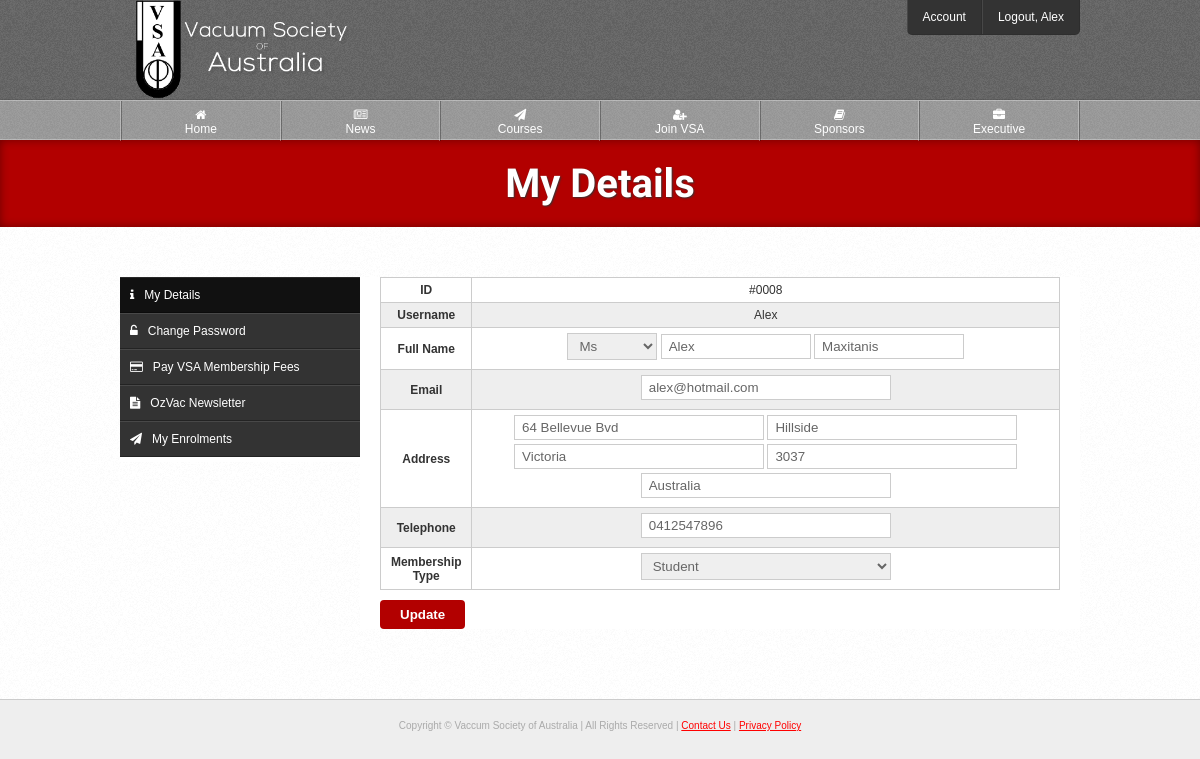
Screenshot of /source/account/details.php (signed in) with the database file from the repository.
### tables this page shows
CREATE TABLE IF NOT EXISTS `users` (
  `id` int(10) NOT NULL AUTO_INCREMENT,
  `username` varchar(20) NOT NULL,
  `password` varchar(70) NOT NULL,
  `email` varchar(100) NOT NULL,
  `title` varchar(6) NOT NULL,
  `fname` varchar(30) NOT NULL,
  `lname` varchar(40) NOT NULL,
  `address` varchar(80) NOT NULL,
  `suburb` varchar(50) NOT NULL,
  `state` varchar(50) NOT NULL,
  `postcode` int(10) NOT NULL,
  `country` varchar(50) NOT NULL,
  `telephone` varchar(20) NOT NULL,
  `fax` varchar(20) DEFAULT NULL,
  `website` varchar(100) DEFAULT NULL,
  `company` varchar(150) DEFAULT NULL,
  `blocked` enum('0','1') NOT NULL,
  `type` enum('1','2','3','4') NOT NULL,
  `active` enum('0','1') NOT NULL,
  `level` enum('1','2') NOT NULL,
  `password_reset` enum('0','1') NOT NULL,
  `activation_code` varchar(40) NOT NULL,
  `reset_code` varchar(100) NOT NULL,
  `payment_made` enum('0','1') NOT NULL,
  `date_created` varchar(100) NOT NULL,
  `payment_due_date` varchar(100) NOT NULL,
  `course_member_expiry` varchar(100) NOT NULL,
  PRIMARY KEY (`id`),
  FULLTEXT KEY `username` (`username`)
);

### source/classes/User.php (called while the page is built, shortened)
<?php
class User extends Pagination {
	public static function getUsername($id) {
		$q = DB::$db->prepare("
			SELECT username
			FROM users
			WHERE id = :id
		") or die(SQL_ERROR);
		$q->execute([':id' => $id]);
		$c = $q->rowCount();
		$r = $q->fetch(PDO::FETCH_OBJ);
		return ($c != 0) ? $r->username : "Unknown";
	}
	public function get($id) {
		$id = (int)$id;
		$q = DB::$db->prepare("
			SELECT *, users.id
			FROM users
			INNER JOIN membership_types
			ON membership_types.id = users.type
			WHERE users.id = :id
		") or die(SQL_ERROR);
		$q->execute([':id' => $id]);
		$r = $q->fetch(PDO::FETCH_OBJ);
		$this->data = $r;
		return $this->data;
	}
}

### source/classes/Template.php (called while the page is built, shortened)
<?php
class Template {
	private $page;
	public function setActivePage($prefix = null) {
		$page = explode("/", $_SERVER['PHP_SELF']);
		$page = end($page);
		$page = explode(".", $page);
		$page = current($page);
		$this->page = $prefix.$page;
	}
	public function getActivePage() {
		return $this->page;
	}
}

### source/account/details.php (the view, shortened to what this page needs)
<?php
$t = new Template("acc_");
$t->setTitle("My Details");
$_user = new User;
$user = $_user->get($_SESSION['logged']);
include $t->load("template/head.php");
?>
<?php
include $t->load("template/header.php");
?>
	<div id="page-heading">
		<h1>My Details</h1>
	</div>
	<div class="outer-wrapper white">
		<div class="inner-wrapper">
			<?php include $t->load("template/account-nav.php"); ?>
			<section class="right-main">
				<form id="form">
					<table class="style">
						<tr>
							<th>ID</th>
							<td>#<?=str_pad($user->id, 4, 0, STR_PAD_LEFT);?></td>
						</tr>
						<tr>
							<th>Username</th>
							<td><?=$user->username;?></td>
						</tr>
						<tr>
							<th>Full Name</th>
							<td>
								<select name="title" style="width: 90px;">
									<option value="Ms" <?=($user->title == 'Ms') ? 'selected' : null;?>>Ms</option>
								</select>
								<input type="text" name="fname" value="<?=$user->fname;?>" placeholder="First Name" style="width: 150px;">
								<input type="text" name="lname" value="<?=$user->lname;?>" placeholder="Last Name" style="width: 150px;">
							</td>
						</tr>
						<tr>
							<th>Email</th>
							<td><input type="text" name="email" id="email" value="<?=$user->email;?>" placeholder="Email"></td>
						</tr>
						<tr>
							<th>Address</th>
							<td>
								<input type="text" name="address" value="<?=$user->address;?>" placeholder="Address">
								<input type="text" name="suburb" value="<?=$user->suburb;?>" placeholder="Suburb">
								<input type="text" name="state" value="<?=$user->state;?>" placeholder="State">
								<input type="text" name="postcode" value="<?=$user->postcode;?>" placeholder="Postcode">
								<input type="text" name="country" value="<?=$user->country;?>" placeholder="Country">
							</td>
						</tr>
						<tr>
							<th>Telephone</th>
							<td><input type="text" name="telephone" value="<?=$user->telephone;?>" placeholder="Telephone"></td>
						</tr>
						<tr>
							<th>Membership Type</th>
							<td>
								<select name="type">
									<option value="1" <?=($user->type == '1') ? 'selected' : null;?>>Student</option>
								</select>
							</td>
						</tr>
					</table>
					<input type="submit" name="update" id="update" value="Update">
				</form>
			</section>
		</div>
	</div>
<?php include $t->load("template/footer.php"); ?>

### source/template/header.php (shortened to what this page needs)
</head>
	<body>
		<header id="fixed">
			<div id="header">
				<div class="inner-wrapper">
					<a href="<?=PATH;?>"><img src="<?=PATH;?>img/vsa-logo.png" id="banner-logo" alt="Vaccum Society of Australia"></a>
					<?php if(isset($_SESSION['admin'])): ?>
						<nav class="top-nav">
							<ul>
								<li><a href="<?=PATH;?>cp/update-welcome">Control Panel</a></li>
								<li><a href="<?=PATH;?>logout?url=<?=$_SERVER['REQUEST_URI'];?>">Logout, <?=User::getUsername($_SESSION["logged"]);?></a></li>
								<div class="clear"></div>
							</ul>
						</nav>
					<?php elseif(isset($_SESSION['logged'])): ?>
						<nav class="top-nav">
							<ul>
								<li><a href="<?=PATH;?>account/details">Account</a></li>
								<li><a href="<?=PATH;?>logout?url=<?=$_SERVER['REQUEST_URI'];?>">Logout, <?=User::getUsername($_SESSION["logged"]);?></a></li>
							</ul>
						</nav>
					<?php else: ?>
						<div class="login-btn-wrapper">
							<a href="<?=PATH;?>login" class="login-btn"><img src="<?=PATH;?>img/login-btn.png"></a>
						</div>
					<?php endif; ?>
				</div>
			</div>
			<nav class="main-nav">
				<div class="inner-wrapper">
					<ul>
						<li><a href="<?=PATH;?>"<?=($t->getActivePage() == 'index') ? ' class="active"' : null;?>><i class="fa fa-home"></i><br>Home</a></li>
						<li><a href="<?=PATH;?>news"<?=($t->getActivePage() == 'news') ? ' class="active"' : null;?>><i class="fa fa-newspaper-o"></i><br>News</a></li>
						<li><a href="<?=PATH;?>courses"<?=($t->getActivePage() == 'courses' || $t->getActivePage() == 'apply-course') ? ' class="active"' : null;?>><i class="fa fa-paper-plane"></i><br>Courses</a></li>
						<li><a href="<?=PATH;?>join"<?=($t->getActivePage() == 'join') ? ' class="active"' : null;?>><i class="fa fa-user-plus"></i><br>Join VSA</a></li>
						<li><a href="<?=PATH;?>sponsors"<?=($t->getActivePage() == 'sponsors') ? ' class="active"' : null;?>><i class="fa fa-book"></i><br>Sponsors</a></li>
						<li><a href="<?=PATH;?>executive"<?=($t->getActivePage() == 'executive') ? ' class="active"' : null;?>><i class="fa fa-briefcase"></i><br>Executive</a></li>
					</ul>
				</div>
			</nav>
		</header>

### source/css/layout.css (style rules this page uses)
header, footer, nav { display: block; }
* { box-sizing: border-box; margin: 0; padding: 0; }
body { margin: 0; padding: 0; background: #EEE; font-family: arial, sans-serif; font-size: 12px; color: #333; }
.inner-wrapper { max-width: 960px; margin: 0 auto; position: relative; }
.outer-wrapper { padding: 50px 0px; border-bottom: 1px solid #CCC; }
.white { background: url("../img/content-bg.png"); }
#header { height: 100px; background: url("../img/header-bg.png"); border-bottom: 1px solid rgba(0,0,0,.1); }
#banner-logo { margin-top: -2px; height: 102px; }
.main-nav { height: 40px; background: url("../img/main-nav-bg.png"); font-size: 12px; border-top: 1px solid rgba(255,255,255,.3); border-bottom: 1px solid rgba(255,255,255,.3); display: block; }
.main-nav ul { margin: 0; padding: 0; border-left: 1px solid rgba(255,255,255,.3); border-right: 1px solid rgba(0,0,0,.3); }
.main-nav ul li { list-style-type: none; display: inline; float: left; width: 16.666%; text-align: center; }
.main-nav li a { display: block; color: #FFF; text-decoration: none; padding: 7px 15px; height: 40px; transition: .2s linear; border-left: 1px solid rgba(0,0,0,.3); border-right: 1px solid rgba(255,255,255,.3); }
.top-nav { position: absolute; right: 0; top: 0; background: #333; border-bottom: 1px solid rgba(0,0,0,.1); -webkit-border-radius: 0 0 5px 5px; -moz-border-radius: 0 0 5px 5px; -ms-border-radius: 0 0 5px 5px; -o-border-radius: 0 0 5px 5px; border-radius: 0 0 5px 5px; overflow: hidden; }
.top-nav ul { margin: 0; padding: 0; }
.top-nav ul li { list-style-type: none; display: inline; float: left; }
.top-nav li a { padding: 10px 15px; text-align: center; display: block; text-decoration: none; color: #FFF; border-right: 1px solid rgba(0,0,0,.1); border-left: 1px solid rgba(255,255,255,.1); transition: .2s linear; }
.top-nav ul li:last-of-type { border-right: none; }
.top-nav ul li:first-of-type { border-left: none; }
#page-heading { background: #B20000; color: #FFF; padding: 20px 0px; text-align: center; box-shadow: inset 0px 0px 10px rgba(0,0,0,.4); }
#page-heading h1 { margin: 0; padding: 0; font-size: 40px; text-shadow: 1px 1px 2px #333; font-family: 'Roboto Condensed', sans-serif; text-rendering: optimizeLegibility !important; -webkit-font-smoothing: antialiased !important; color: #FFF; }
.left-side, .right-main { background: #FFF; margin-bottom: 20px; }
.right-main { float: right; width: 720px; padding: 0px 20px; }

### source/css/style.css (style rules this page uses)
table.style { border-collapse: collapse; width: 100%; text-align: center; margin-bottom: 10px; }
table.style th { color: #333; }
table.style th, table.style td { border: 1px solid #CCC; padding: 5px; }
table.style tr:nth-child(even) { background: #EEE; }
h1, h2, h3, h4, h5, h6 { margin-bottom: 15px; padding: 0; }
h1 { font-size: 35px; font-family: 'Roboto Condensed', sans-serif; }
a { color: #F00; }
a img { border: none; }
li { list-style-position: inside; }
ul, ol { margin-bottom: 10px; margin-left: 20px; }

### source/css/forms.css (style rules this page uses)
input[type=text], input[type=password], input[type=email], select, input[type=file] { padding: 4px 7px; border: 1px solid #CCC; width: 250px; margin-bottom: 4px; color: #666; }
input[type=text], input[type=password], input[type=email], select, input[type=file], input[type=radio] { margin-bottom: 4px; }
input[type=submit] { background: #B20000; color: #FFF; border: none; outline: none; padding: 7px 20px; border-radius: 4px; cursor: pointer; font-weight: bold; }

### source/css/resize.css (style rules this page uses)
body { margin: 0; text-align: center; }
#banner-logo { text-align: center; height: auto; max-width: 233px; }
#header { height: 100%; }
#fixed { position: static; }
.main-nav { height: 100%; border-top: none; border-bottom: none; display: none; }
.main-nav ul li { width: 50%; border: none; }
.main-nav li a { border-bottom: 1px solid rgba(0,0,0,.3); border-top: 1px solid rgba(255,255,255,.3); }
.main-nav li a:nth-child(odd) { border-left: none; }
.top-nav { position: static; top: auto; right: auto; border-radius: 0; }
.top-nav ul li { width: 50%; }
.left-side, .right-main { float: none; width: auto; }
table.style { overflow-x: auto; display: block; width: 100%; }
input, textarea, select { width: 100% !important; margin-bottom: 5px; }

### source/css/resize-sidebars.css (style rules this page uses)
.right-main { float: none; width: auto; }
.outer-wrapper { padding: 20px 2%; }

### rows the page displays
users: username "Alex", id "0008", title "Ms", fname "Alex", lname "Maxitanis", email "alex@hotmail.com", address "64 Bellevue Bvd", suburb "Hillside", state "Victoria", postcode "3037", country "Australia", telephone "0412547896", type "Student"
